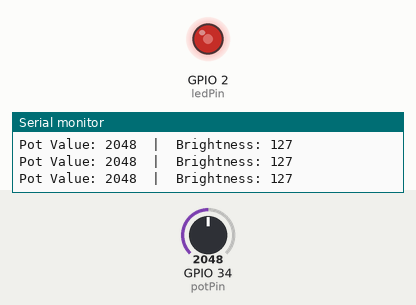
The sketch below on a simulated ESP32. Shown: output pins drawn as LEDs (lit = HIGH), the last lines printed to the serial monitor. The test bench sets the inputs (shaded band); at power-on: GPIO 34 (potPin) = 2048.

Above: at 1.2 s.
1.3 s: GPIO 34 (potPin) set to 2866
At 2.5 s:
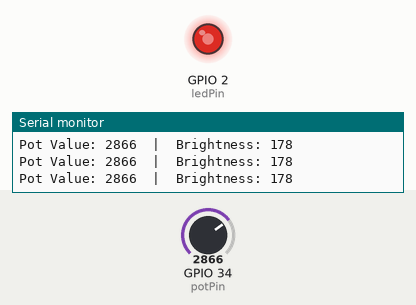
2.8 s: GPIO 34 (potPin) set to 3603
At 4.0 s:
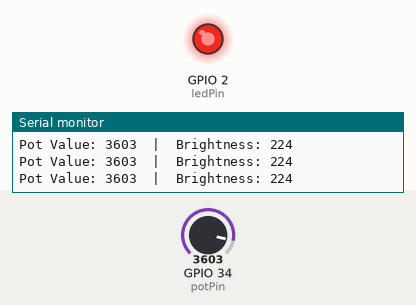
4.3 s: GPIO 34 (potPin) set to 491
At 5.5 s:
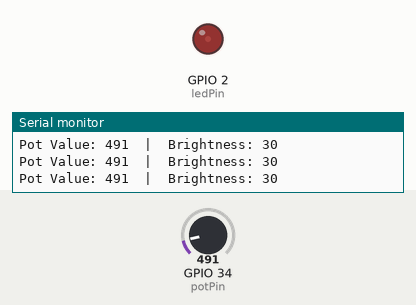
5.8 s: GPIO 34 (potPin) set to 0
At 7.0 s:
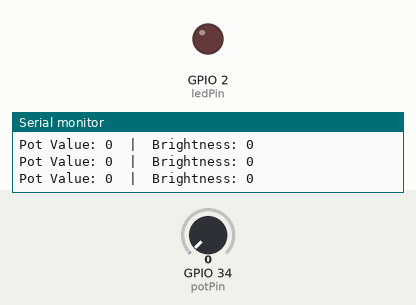
7.3 s: GPIO 34 (potPin) set to 2047
At 7.9 s:
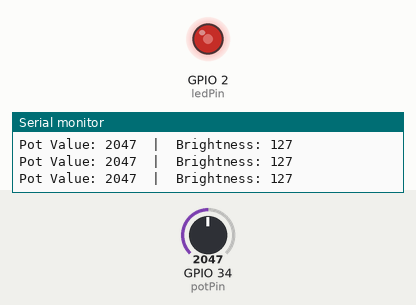
Timing chart, 0 to 9.8 s (numbered marks = the images above; inputs shaded):
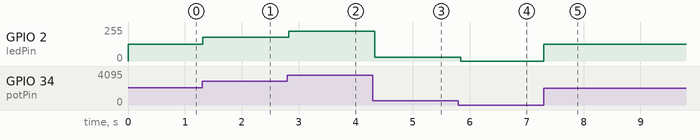

Measured:
- after the input at 1.3 s, GPIO 2 (ledPin): 127/255 → 177/255 at once
- after the input at 2.8 s, GPIO 2 (ledPin): 177/255 → 223/255 at once
- after the input at 4.3 s, GPIO 2 (ledPin): 223/255 → 30/255 at once
- after the input at 5.8 s, GPIO 2 (ledPin): 30/255 → 0/255 at once
- after the input at 7.3 s, GPIO 2 (ledPin): 0/255 → 127/255 at once

The sketch:

Act1.ino
```cpp
//Carl Jayson Eli Bonaobra
//CPE4A
// ===== Activity 1: LED Dimming Controlled by Potentiometer =====

const int potPin = 34;   // Potentiometer wiper -> ADC1 pin
const int ledPin = 2;    // LED pin

// PWM settings
const int pwmFreq = 5000;      // 5 kHz
const int pwmResolution = 8;   // 8-bit -> duty 0-255
const int pwmChannel = 0;      // Only needed for older core (v2.x)

void setup() {
  Serial.begin(115200);

  pinMode(potPin, INPUT);

  #if ESP_ARDUINO_VERSION_MAJOR >= 3
    // New core (v3.x): analogWrite works directly
    analogWrite(ledPin, 0);
  #else
    // Old core (v2.x): must use ledc functions
    ledcSetup(pwmChannel, pwmFreq, pwmResolution);
    ledcAttachPin(ledPin, pwmChannel);
  #endif
}

void loop() {
  int potValue = analogRead(potPin);        // 0 - 4095 (12-bit ADC)
  int brightness = map(potValue, 0, 4095, 0, 255); // scale to 8-bit PWM

  #if ESP_ARDUINO_VERSION_MAJOR >= 3
    analogWrite(ledPin, brightness);
  #else
    ledcWrite(pwmChannel, brightness);
  #endif

  Serial.print("Pot Value: ");
  Serial.print(potValue);
  Serial.print("  |  Brightness: ");
  Serial.println(brightness);

  delay(50); // small delay for stability/readability
}
```
